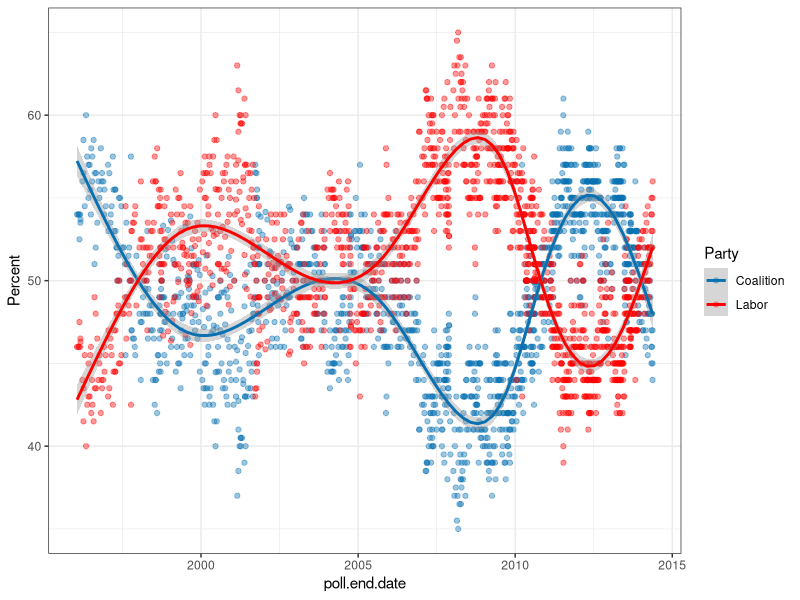

Write the R code that produced this figure.
require(dplyr)
require(lubridate)
require(reshape2)
require(ggplot2)

#######################################################
# Functions to clean up and normalise the poll data.  #
#######################################################

clean.data <- function(data) {
  # clean up data names and remove unused columns from Toby's poll spreadsheet
  names(data) <- tolower(names(data))
  data <- select(data, 
                 x,
                 poll.end.date,
                 poll.source = source,
                 voting.intention,
                 liberal,
                 national,
                 coalition,
                 alp,
                 greens,
                 palmer.united,
                 family.first,
                 democrats,
                 pauline.hanson.one.nation = pauline.hanson...one.nation,
                 others,
                 two.party.preferred,
                 coalition.2pp = coalition..2pp.,
                 labor.2pp = labor..2pp.,
                 pm.satisfaction,
                 satisfied.pm=satisfied..pm.,
                 dissatisfied.pm=dissatisfied..pm.,
                 loto.satisfaction,
                 satisfied.loto = satisfied..loto.,
                 dissatisfied.loto = dissatisfied..loto.,
                 preferred.pm,
                 prime.minister.ppm = prime.minister..ppm.,
                 opposition.leader.ppm = opposition.leader..ppm.,
                 x.1,
                 prime.minister,
                 opposition.leader
                 )
  data$poll.end.date <- as.Date(dmy(data$poll.end.date))
  return(data)
}

create.parties <- function(data) {
  # Create a table of primary votes and 2pps from cleaned poll data
  data.subset <- select(data, poll.end.date, poll.source, liberal, national, coalition,
                        alp, greens, palmer.united, family.first, democrats, pauline.hanson.one.nation,
                        others, coalition.2pp, labor.2pp)
  data.subset.long <- melt(data.subset, id.vars= c("poll.end.date", "poll.source"))
  return(data.subset.long)
}

create.2pp <- function(data, start_date) {
  # Create a subsetted table with only two party preferred results
  data.2pp <- select(data, Party=variable, Percent=value, poll.end.date)
  data.2pp$Party <- as.character(data.2pp$Party)
  data.2pp <- filter(data.2pp, Party=="coalition.2pp" | Party=="labor.2pp", poll.end.date>=start_date)
  data.2pp$Party[data.2pp$Party=='labor.2pp'] <- "Labor"
  data.2pp$Party[data.2pp$Party=='coalition.2pp'] <- "Coalition"
  return(data.2pp)
}

create.2pp.graph <- function(data) {
  # Create a ggplot2 graph of the
  graph <- ggplot(data, aes(y=Percent, x=poll.end.date, colour=Party))
  graph + geom_point(alpha=.4) + 
    stat_smooth() + 
    scale_colour_manual(values=c("#0971B2", "#FF0000")) + 
    labs(list(title="Two-party Preferred Polling, 1996-2014", y="Per cent", x="Year")) +
    theme_bw()
}

####################################################
# Script to create a chart of polling since 1996.  #
####################################################

raw.data <- read.csv(file="Opinion_Poll_Master.csv")
cleaned.data <- clean.data(raw.data)
parties <- create.parties(cleaned.data)
two.pp <- create.2pp(parties, '1996-01-01')
create.2pp.graph(two.pp)